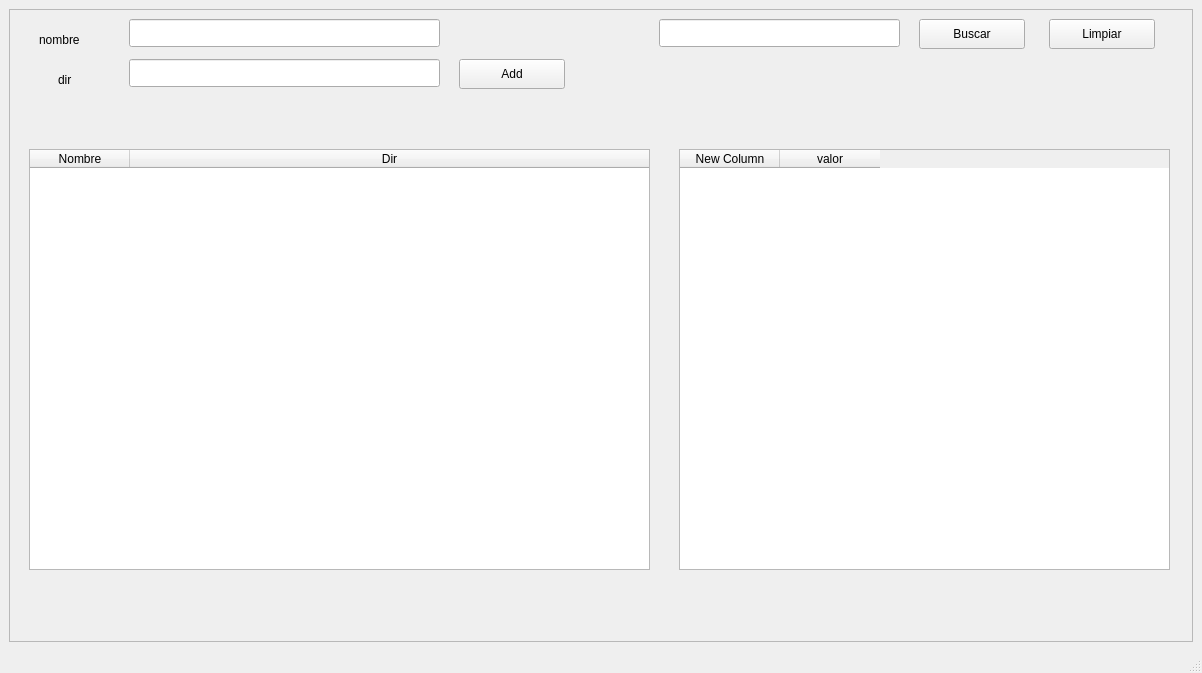
<?xml version="1.0" encoding="UTF-8"?>
<ui version="4.0">
 <class>MainWindow</class>
 <widget class="QMainWindow" name="MainWindow">
  <property name="geometry">
   <rect>
    <x>0</x>
    <y>0</y>
    <width>1202</width>
    <height>673</height>
   </rect>
  </property>
  <property name="windowTitle">
   <string>MainWindow</string>
  </property>
  <widget class="QWidget" name="centralwidget">
   <layout class="QVBoxLayout" name="verticalLayout">
    <item>
     <widget class="QFrame" name="frame">
      <property name="frameShape">
       <enum>QFrame::StyledPanel</enum>
      </property>
      <property name="frameShadow">
       <enum>QFrame::Raised</enum>
      </property>
      <widget class="QPushButton" name="pushButton">
       <property name="geometry">
        <rect>
         <x>450</x>
         <y>50</y>
         <width>106</width>
         <height>30</height>
        </rect>
       </property>
       <property name="text">
        <string>Add</string>
       </property>
      </widget>
      <widget class="QLineEdit" name="lineEdit">
       <property name="geometry">
        <rect>
         <x>120</x>
         <y>10</y>
         <width>311</width>
         <height>28</height>
        </rect>
       </property>
      </widget>
      <widget class="QLabel" name="label">
       <property name="geometry">
        <rect>
         <x>30</x>
         <y>20</y>
         <width>80</width>
         <height>21</height>
        </rect>
       </property>
       <property name="text">
        <string>nombre</string>
       </property>
      </widget>
      <widget class="QLineEdit" name="lineEdit_2">
       <property name="geometry">
        <rect>
         <x>120</x>
         <y>50</y>
         <width>311</width>
         <height>28</height>
        </rect>
       </property>
      </widget>
      <widget class="QLabel" name="label_2">
       <property name="geometry">
        <rect>
         <x>49</x>
         <y>60</y>
         <width>51</width>
         <height>21</height>
        </rect>
       </property>
       <property name="text">
        <string>dir</string>
       </property>
      </widget>
      <widget class="QLineEdit" name="lineEdit_3">
       <property name="geometry">
        <rect>
         <x>650</x>
         <y>10</y>
         <width>241</width>
         <height>28</height>
        </rect>
       </property>
      </widget>
      <widget class="QPushButton" name="pushButton_2">
       <property name="geometry">
        <rect>
         <x>910</x>
         <y>10</y>
         <width>106</width>
         <height>30</height>
        </rect>
       </property>
       <property name="text">
        <string>Buscar</string>
       </property>
      </widget>
      <widget class="QPushButton" name="pushButton_3">
       <property name="geometry">
        <rect>
         <x>1040</x>
         <y>10</y>
         <width>106</width>
         <height>30</height>
        </rect>
       </property>
       <property name="text">
        <string>Limpiar</string>
       </property>
      </widget>
      <widget class="QTableWidget" name="tableWidget">
       <property name="geometry">
        <rect>
         <x>20</x>
         <y>140</y>
         <width>621</width>
         <height>421</height>
        </rect>
       </property>
       <property name="selectionMode">
        <enum>QAbstractItemView::SingleSelection</enum>
       </property>
       <property name="selectionBehavior">
        <enum>QAbstractItemView::SelectRows</enum>
       </property>
       <attribute name="horizontalHeaderShowSortIndicator" stdset="0">
        <bool>true</bool>
       </attribute>
       <attribute name="horizontalHeaderStretchLastSection">
        <bool>true</bool>
       </attribute>
       <column>
        <property name="text">
         <string>Nombre</string>
        </property>
       </column>
       <column>
        <property name="text">
         <string>Dir</string>
        </property>
       </column>
      </widget>
      <widget class="QTableWidget" name="tableWidget_2">
       <property name="geometry">
        <rect>
         <x>670</x>
         <y>140</y>
         <width>491</width>
         <height>421</height>
        </rect>
       </property>
       <column>
        <property name="text">
         <string>New Column</string>
        </property>
       </column>
       <column>
        <property name="text">
         <string>valor</string>
        </property>
       </column>
      </widget>
     </widget>
    </item>
   </layout>
  </widget>
  <widget class="QMenuBar" name="menubar">
   <property name="geometry">
    <rect>
     <x>0</x>
     <y>0</y>
     <width>1202</width>
     <height>26</height>
    </rect>
   </property>
  </widget>
  <widget class="QStatusBar" name="statusbar"/>
 </widget>
 <resources/>
 <connections/>
</ui>
